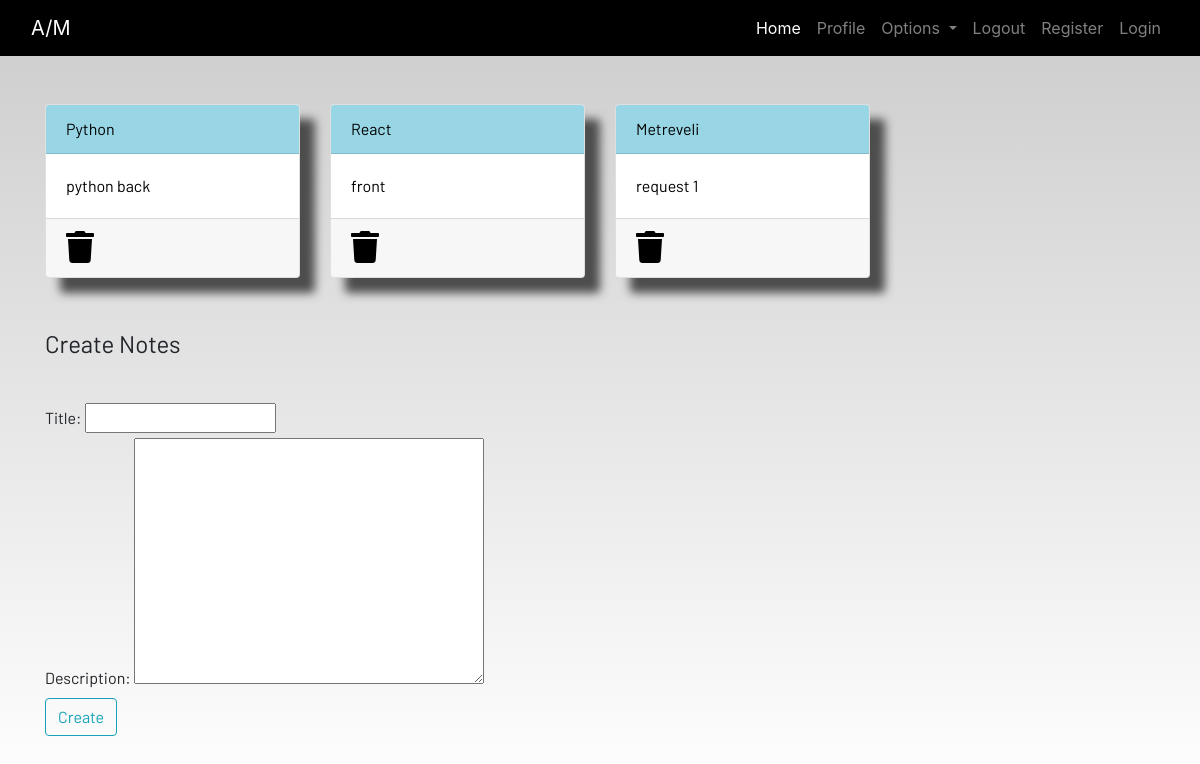
Screenshot of /notes (signed in) with the database file from the repository.
### dashboard/models.py (models this page shows, shortened)
class Notes(models.Model):
    user = models.ForeignKey(User, on_delete=models.CASCADE)
    title = models.CharField(max_length=200)
    description=models.TextField()
    class Meta:
        verbose_name = "notes"
        verbose_name_plural = "notes"

### dashboard/views.py (the view)
# urls.py: path('notes',views.notes,name="notes"),
def notes(request):
    if request.method == "POST":
        form = NotesForm(request.POST)
        if form.is_valid():
            notes = Notes(user=request.user,title=request.POST['title'],description=request.POST['description'])
            notes.save()
        messages.success(request,f"Notes Added from {request.user.username} Succesfully!")
    else:
        form = NotesForm()
    notes = Notes.objects.filter(user=request.user)
    context = {'notes':notes,'form':form}
    return render(request,'dashboard/notes.html',context)

### dashboard/forms.py
class NotesForm(forms.ModelForm):
    class Meta:
        model = Notes
        fields = ['title','description']

### dashboard/templates/dashboard/notes.html (shortened to what this page needs)
{% extends 'dashboard/base.html' %}
{% load static %}
{% load crispy_forms_tags %}
{% block content %}
<div class="container">
    <div class="row">
        {% for note in notes %}
        <div class="col-md-3">
            <a href="{% url 'notes-detail' note.id %}">
                <div class="card">
                    <div class="card-header">{{note.title}}</div>
                    <div class="card-body">{{note.description|slice:"0:100"}}</div>
                    <div class="card-footer mt-auto "><a href="{% url 'delete-note' note.id %}">
                        <i class="fa fa-trash fa-2x"></i></a>
                    </div>
                </div>
            </a>
        </div>
      {% endfor %}
        <br><br>
    </div>
</div>
<br><br>
<div class="container">
    <form method="POST">
        <fieldset class="form-group">
            <legend class="border-bottom mb-4">Create Notes</legend>
        </fieldset>
        {{ form }}
        <div class="form-group">
            <button href="" class="btn btn-outline-info" type="submit">
                Create
            </button>
        </div>
    </form>
</div>
{% endblock content %}

### static/css/main.css (style rules this page uses)
html { scroll-behavior: smooth; height: 100%; width: 100%; }
.card { box-shadow: 15px 15px 10px rgb(78, 77, 77); }
a { text-decoration: none !important; color: black; }
.card-header { color: black !important; background: rgb(152, 214, 230) !important; transition: 0.3s ease-in; }
html, body { max-width: 100%; overflow-x: hidden; height: 100%; width: 100%; }
body { background: linear-gradient(rgba(0, 0, 0, 0.2), rgba(255, 255, 255, 0.5)); overflow-x: hidden; background-repeat: no-repeat; }
.card-header { background-color: rgb(133, 204, 231); }
.col-md-3 .card { width: 100%; height: 100%; }
.fa { color: black; }

### rows the page displays
Notes: title "Python", description "python back"
Notes: title "React", description "front"
Notes: title "Metreveli", description "request 1"
